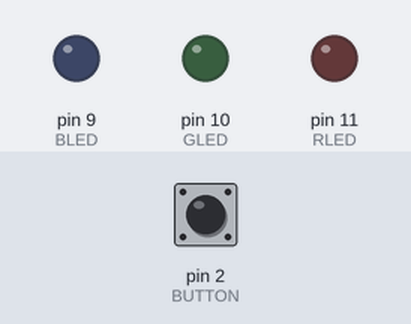
Bench run of a sketch on a simulated Arduino Uno, built with avr-gcc and run on an emulated ATmega328P. Parts: output pins drawn as LEDs (lit = HIGH). The inputs (shaded band) are chosen by the test bench; at power-on: pin 2 (BUTTON) LOW.

Above: at 1.2 s.
1.3 s: pin 2 (BUTTON) pulled HIGH for 0.15 s
At 2.5 s:
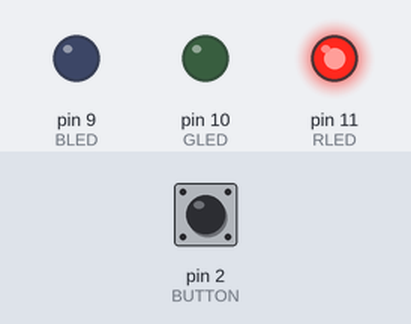
2.9 s: pin 2 (BUTTON) pulled HIGH for 1 s
At 4.7 s:
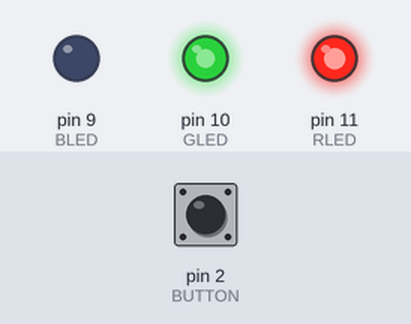
5.4 s: pin 2 (BUTTON) pulled HIGH for 0.15 s
At 6.6 s:
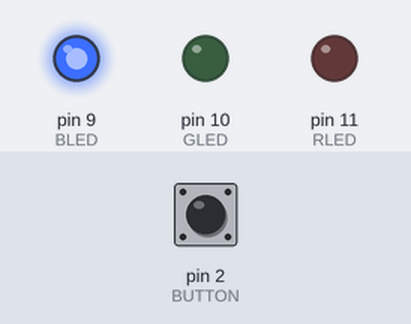
7.0 s: pin 2 (BUTTON) pulled HIGH for 3.2 s
At 8.0 s:
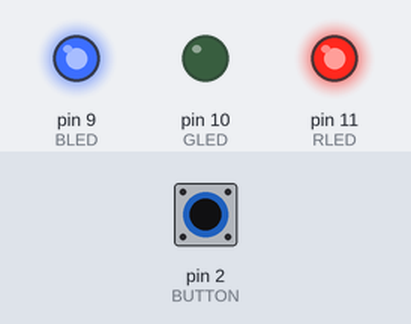
11.7 s: pin 2 (BUTTON) pulsed HIGH 5 times (0.12 s each, 0.3 s apart)
At 11.85 s:
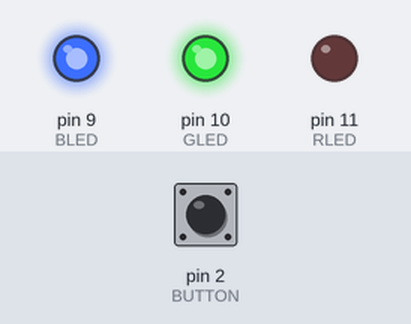
14.7 s: pin 2 (BUTTON) pulled HIGH for 0.15 s
At 16.2 s:
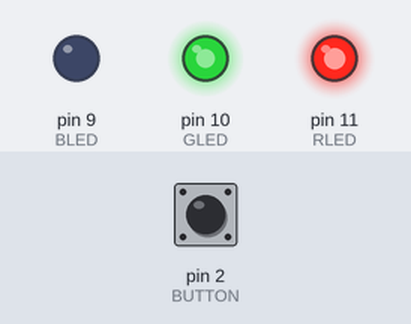
Timing chart, 0 to 17.3 s (numbered marks = the images above; inputs shaded):
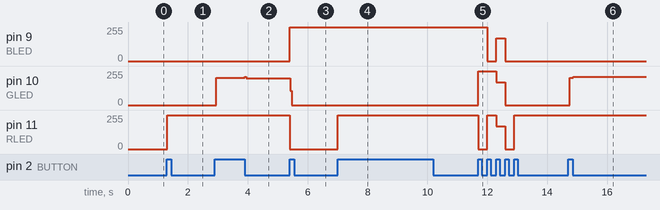

Measured:
- after the input at 1.3 s, pin 11 (RLED): 0/255 → 255/255 at once
- after the input at 2.9 s, pin 10 (GLED): 0/255 → 204/255 after 0.05 s, → 202/255 0.96 s later
- after the input at 5.4 s, pin 9 (BLED): 0/255 → 255/255 at once; pin 10 (GLED): 202/255 → 0/255 at once; pin 11 (RLED): 255/255 → 0/255 at once
- after the input at 7.0 s, pin 11 (RLED): 0/255 → 255/255 at once
- after the input at 11.7 s, pin 9 (BLED): 255/255 → 0/255 after 0.31 s, → 170/255 0.30 s later, → 0/255 0.30 s later; pin 10 (GLED): 0/255 → 255/255 at once, → 170/255 0.60 s later, → 0/255 0.30 s later; pin 11 (RLED): 255/255 → 0/255 at once, → 255/255 0.30 s later, → 170/255 0.30 s later, → 0/255 0.30 s later, … (5 changes in this stretch)
- after the input at 14.7 s, pin 10 (GLED): 0/255 → 204/255 after 0.05 s, → 211/255 0.12 s later

The sketch:

nightlight-rgb.ino.ino
```cpp
const int BLED = 9;
const int GLED = 10;
const int RLED = 11;
const int BUTTON = 2;

boolean lastButton = LOW;
boolean currentButton = LOW;
int ledMode = 0;

void setup() {
  // put your setup code here, to run once:
  pinMode (BLED, OUTPUT);
  pinMode (GLED, OUTPUT);
  pinMode (RLED, OUTPUT);
  pinMode (BUTTON, INPUT);
}
/* Debouncing Function*/
boolean debounce(boolean last) {
  boolean current = digitalRead(BUTTON);
  if (last != current) {
    delay(5);
    current = digitalRead(BUTTON);
  }
  return current;
}

/* LED Mode Selection*/
void setMode(int mode) {
  //red
  if (mode == 1) {
    digitalWrite(RLED, HIGH);
    digitalWrite(GLED, LOW);
    digitalWrite(BLED, LOW);
  }
  //green
  else if (mode == 2) {
    digitalWrite(GLED, LOW);
    digitalWrite(GLED, HIGH);
    digitalWrite(BLED, LOW);
  }
  //blue
  else if (mode == 3) {
    digitalWrite(BLED, HIGH);
    digitalWrite(GLED, LOW);
    digitalWrite(RLED, LOW);
  }

  //purple
  else if (mode == 4) {
    analogWrite(RLED, 255);
    analogWrite(GLED, 0);
    analogWrite(BLED, 255);
  }

  //teal
  else if (mode == 5) {
    analogWrite(RLED, 0);
    analogWrite(GLED, 255);
    analogWrite(BLED, 255);
  }

  //orange
  else if (mode == 6) {
    analogWrite(RLED, 255);
    analogWrite(GLED, 255);
    analogWrite(BLED, 0);
  }

  //white
  else if (mode == 7) {
    analogWrite(RLED, 170);
    analogWrite(GLED, 170);
    analogWrite(BLED, 170);
  }

  //OFF (mode == 8)
  else {
    digitalWrite(RLED, LOW);
    digitalWrite(GLED, LOW);
    digitalWrite(BLED, LOW);
  }
}

void loop() {
  // put your main code here, to run repeatedly:
  currentButton = debounce(lastButton);
  if (lastButton == LOW && currentButton == HIGH) {
    ledMode++;
  }
  lastButton = currentButton;
  if (ledMode == 8) ledMode = 0;
    setMode(ledMode);
}
```
